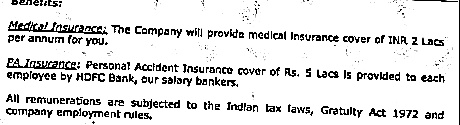
#> input picture src/ex03/images/contrast.jpg, 460 x 125 px; its folder holds only this picture in this run
$ python thresholding.py images/contrast.jpg
#> lines starting #> are read from the running program, lines starting #| are printed output that depends on the picture
import cv2, numpy as np
import sys
# import vector

def apply_brightness_contrast(input_img, brightness = 0, contrast = 0):

    if brightness != 0:
        if brightness > 0:
            shadow = brightness
            highlight = 255
        else:
            shadow = 0
            highlight = 255 + brightness
        alpha_b = (highlight - shadow)/255
        gamma_b = shadow

        buf = cv2.addWeighted(input_img, alpha_b, input_img, 0, gamma_b)
    else:
        buf = input_img.copy()

    if contrast != 0:
        f = 131*(contrast + 127)/(127*(131-contrast))
        alpha_c = f
        gamma_c = 127*(1-f)

        buf = cv2.addWeighted(buf, alpha_c, buf, 0, gamma_c)

    return buf

if __name__ == '__main__':

    # read image
    orig = cv2.imread(sys.argv[1])
#> orig is the input picture: shape (125, 460, 3); min 0, max 255, mean 224.1

    # grey scaling
    grey_img = cv2.cvtColor(orig, cv2.COLOR_BGR2GRAY)

    # global thresholding
    ret, global_thresh = cv2.threshold(grey_img, 100, 255, cv2.THRESH_BINARY)
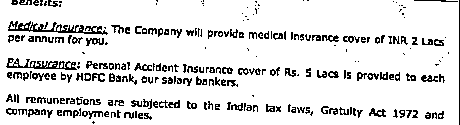
#> global_thresh: shape (125, 460); 88.1% white; black in thin lines or dots

    # adaptive thresholding
    adapt_thresh = cv2.adaptiveThreshold(grey_img, 255, cv2.ADAPTIVE_THRESH_GAUSSIAN_C, cv2.THRESH_BINARY, 11, 2)
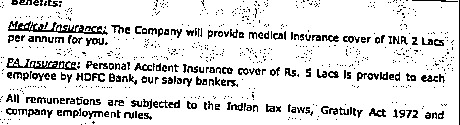
#> adapt_thresh: shape (125, 460); 87% white; black in thin lines or dots

    # denoishing
    denoised = cv2.fastNlMeansDenoising(adapt_thresh, 11, 45, 9) #11, 31, 9 #30,7,25

    # contrasting
    b=0 #brightness_const
    c=64 #contrast_const
    contrast = apply_brightness_contrast(denoised, b, c)

    # [22 lines of commented-out code are left out]

    cv2.imshow('orig', orig)
    cv2.waitKey(0)
    cv2.imshow('grey_img', grey_img)
    cv2.waitKey(0)
    cv2.imshow('global_thresh', global_thresh)
    cv2.waitKey(0)
    cv2.imshow('adapt_thresh', adapt_thresh)
    cv2.waitKey(0)
    cv2.imshow('denoised', denoised)
    cv2.waitKey(0)
    cv2.imshow('contrast', contrast)
    cv2.waitKey(0)

    cv2.destroyAllWindows()

    cv2.imwrite('src/ex03/images/'+'orig'+'.jpg', orig)
    cv2.imwrite('src/ex03/images/'+'grey_img'+'.jpg', grey_img)
    cv2.imwrite('src/ex03/images/'+'global_thresh'+'.jpg', global_thresh)
    cv2.imwrite('src/ex03/images/'+'adapt_thresh'+'.jpg', adapt_thresh)
    cv2.imwrite('src/ex03/images/'+'denoised'+'.jpg', denoised)
    cv2.imwrite('src/ex03/images/'+'contrast'+'.jpg', contrast)
